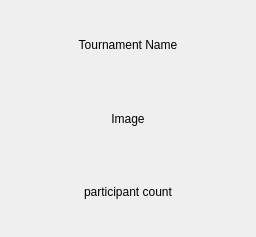
<?xml version="1.0" encoding="UTF-8"?>
<ui version="4.0">
 <class>Form</class>
 <widget class="QWidget" name="Form">
  <property name="geometry">
   <rect>
    <x>0</x>
    <y>0</y>
    <width>256</width>
    <height>237</height>
   </rect>
  </property>
  <property name="windowTitle">
   <string>Form</string>
  </property>
  <layout class="QVBoxLayout" name="verticalLayout">
   <item>
    <widget class="QLabel" name="name">
     <property name="text">
      <string>Tournament Name</string>
     </property>
     <property name="alignment">
      <set>Qt::AlignCenter</set>
     </property>
    </widget>
   </item>
   <item>
    <widget class="QLabel" name="image">
     <property name="text">
      <string>Image</string>
     </property>
     <property name="alignment">
      <set>Qt::AlignCenter</set>
     </property>
    </widget>
   </item>
   <item>
    <widget class="QLabel" name="participant_count">
     <property name="text">
      <string>participant count</string>
     </property>
     <property name="alignment">
      <set>Qt::AlignCenter</set>
     </property>
    </widget>
   </item>
  </layout>
 </widget>
 <resources/>
 <connections/>
</ui>
